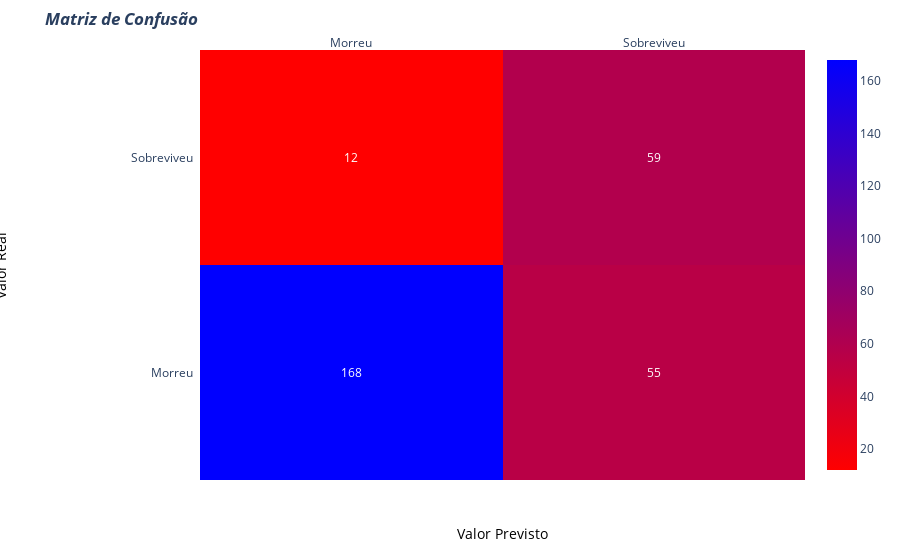

This figure's notebook cell:
### Code cell
pred = []
for i,v in enumerate(predictions):
    pred.append((v[0]>0.6).astype(int))

confusion_matrix = metrics.confusion_matrix(pred, y_test)
confusion_matrix = confusion_matrix.astype(int)
plot_confusion_matrix(confusion_matrix)

### Figure 1 — Plotly figure (JSON) as saved in the notebook; plotly's stock layout.template omitted (floating-point values rounded to 4 significant figures)
{"data": [{"colorscale": [[0, "rgb(255,0,0)"], [1, "rgb(0,0,255)"]], "reversescale": false, "showscale": true, "type": "heatmap", "x": ["Morreu", "Sobreviveu"], "y": ["Morreu", "Sobreviveu"], "z": [[168, 55], [12, 59]]}], "layout": {"annotations": [{"font": {"color": "#FFFFFF"}, "showarrow": false, "text": "168", "x": "Morreu", "xref": "x", "y": "Morreu", "yref": "y"}, {"font": {"color": "#FFFFFF"}, "showarrow": false, "text": "55", "x": "Sobreviveu", "xref": "x", "y": "Morreu", "yref": "y"}, {"font": {"color": "#FFFFFF"}, "showarrow": false, "text": "12", "x": "Morreu", "xref": "x", "y": "Sobreviveu", "yref": "y"}, {"font": {"color": "#FFFFFF"}, "showarrow": false, "text": "59", "x": "Sobreviveu", "xref": "x", "y": "Sobreviveu", "yref": "y"}, {"font": {"color": "black", "size": 14}, "showarrow": false, "text": "Valor Previsto", "x": 0.5, "xref": "paper", "y": -0.15, "yref": "paper"}, {"font": {"color": "black", "size": 14}, "showarrow": false, "text": "Valor Real", "textangle": -90, "x": -0.35, "xref": "paper", "y": 0.5, "yref": "paper"}], "autosize": true, "margin": {"l": 200, "t": 50}, "title": {"text": "<i><b>Matriz de Confusão</b></i>"}, "xaxis": {"autorange": true, "dtick": 1, "gridcolor": "rgb(0, 0, 0)", "range": [-0.5, 1.5], "side": "top", "ticks": "", "type": "category"}, "yaxis": {"autorange": true, "dtick": 1, "range": [-0.5, 1.5], "ticks": "", "ticksuffix": "  ", "type": "category"}}}
